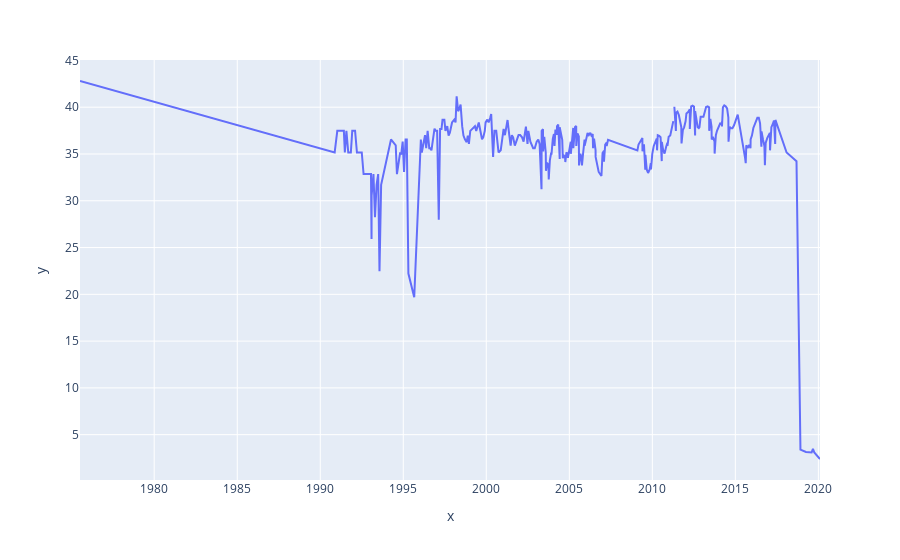

The notebook cell this image was saved under:
### Code cell
import plotly.express as px
fig = px.line(selected_well,x = selected_well.index, y =selected_well.values)
fig.show()

### Figure 1 — Plotly figure (JSON) as saved in the notebook; plotly's stock layout.template omitted (floating-point values rounded to 4 significant figures; data arrays with more than 128 entries replaced by an {"elided": "..."} marker saying what was removed)
{"data": [{"hovertemplate": "x=%{x}<br>y=%{y}<extra></extra>", "legendgroup": "", "line": {"color": "#636efa", "dash": "solid"}, "mode": "lines", "name": "", "showlegend": false, "type": "scatter", "x": {"elided": "318 str values"}, "xaxis": "x", "y": {"elided": "318 float values"}, "yaxis": "y"}], "layout": {"legend": {"tracegroupgap": 0}, "margin": {"t": 60}, "xaxis": {"anchor": "y", "domain": [0, 1], "title": {"text": "x"}}, "yaxis": {"anchor": "x", "domain": [0, 1], "title": {"text": "y"}}}}
